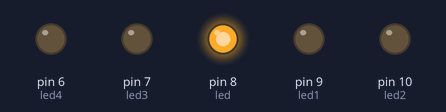
Bench run of a sketch on a simulated Arduino Uno, built with avr-gcc and run on an emulated ATmega328P. Parts: output pins drawn as LEDs (lit = HIGH).

Above: at 0.05 s.
At 0.25 s:
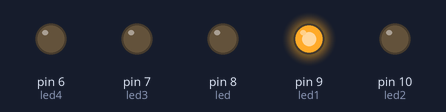
At 0.65 s:
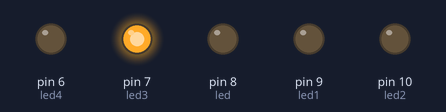
At 0.75 s:
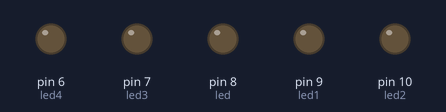
At 1.45 s:
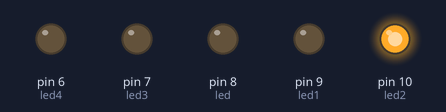
At 2.85 s:
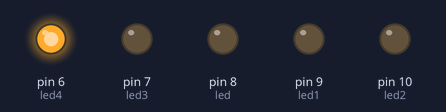
Timing chart, 0 to 3.1 s (numbered marks = the images above):
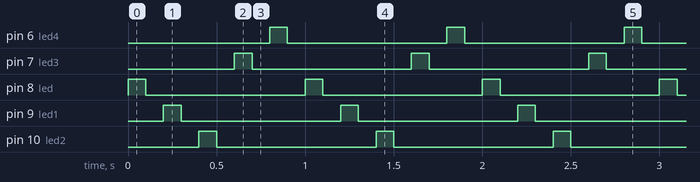

Measured:
- by itself, pin 6 (led4), pin 7 (led3), pin 8 (led), pin 9 (led1), pin 10 (led2): alternates HIGH for 0.10 s and LOW for 0.90 s
- by itself, everything shown: repeats every 1.0 s, in 10 steps

The sketch:

led_blink.ino
```cpp
int led = 8;
int led1 = 9;
int led2 = 10;
int led3 = 7;
int led4 = 6;

void setup() {

  pinMode(led, OUTPUT);
  pinMode(led1,OUTPUT);
  pinMode(led2,OUTPUT);
  pinMode(led3,OUTPUT);
  pinMode(led4,OUTPUT);
}


void loop() {
  digitalWrite(led, HIGH);
  delay(100);
  digitalWrite(led, LOW);
  delay(100);
  digitalWrite(led1, HIGH);
  delay(100);
  digitalWrite(led1, LOW);
  delay(100);
  digitalWrite(led2, HIGH);
  delay(100);
  digitalWrite(led2, LOW);
  delay(100);
  digitalWrite(led3, HIGH);
  delay(100);
  digitalWrite(led3, LOW);
  delay(100);
  digitalWrite(led4, HIGH);
  delay(100);
  digitalWrite(led4, LOW);
  delay(100);
}
```
